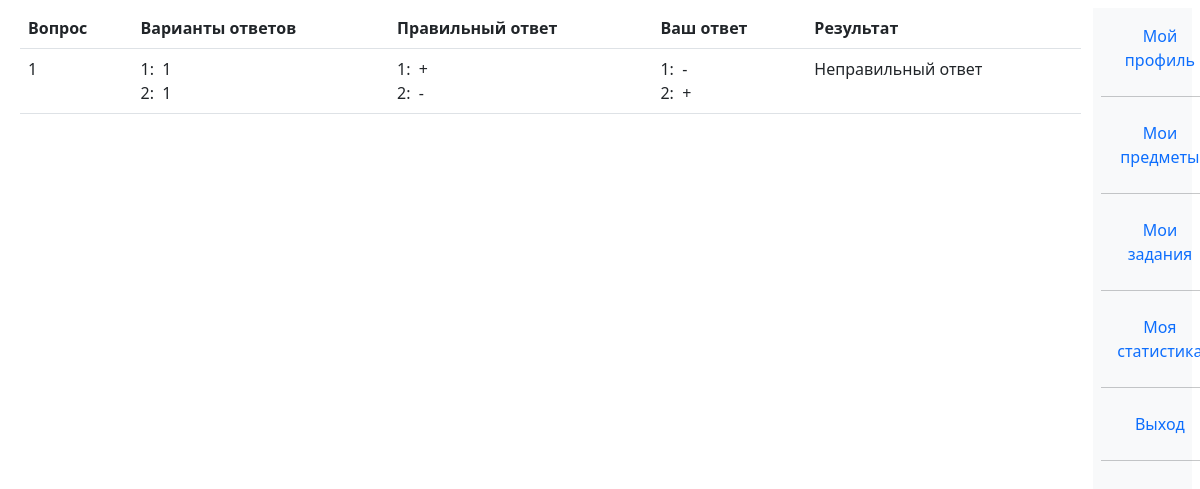
The page /test/show_result_table/10 (signed in) on the database its author committed.
### univ_app/models.py (models this page shows, shortened)
class Question(models.Model):
    question = models.TextField(default = "")
    answered_correctly = models.BooleanField(default = False)
    related_test = models.ForeignKey("Test", on_delete=models.CASCADE, null=True )
    def __str__(self):
        return self.question

class Answer(models.Model):
    answer = models.CharField(max_length=1000)
    was_chosen = models.BooleanField(default=False)
    is_right = models.BooleanField(default=False)
    related_question = models.ForeignKey("Question", on_delete=models.CASCADE, null = True)
    def __str__(self):
        return self.answer

class GivenAnswer(models.Model):
    related_answered_question = models.ForeignKey ("AnsweredQuestion", on_delete = models.CASCADE, null = True)
    checked = models.BooleanField(default = False)

class AnsweredQuestion(models.Model):
    related_taken_test = models.ForeignKey ("TakenTest", on_delete = models.CASCADE, null = True)
    related_question = models.ForeignKey ("Question", on_delete = models.CASCADE, null = True)
    correct = models.BooleanField(default = False)

### univ_app/decorators.py (the view)
        def wrapper(request, *args, **kwargs):
            group = None
            if request.user.groups.exists():
                group = request.user.groups.all()[0].name
            if group in allowed_groups:
                return view_func(request, *args, **kwargs)
            else:
                return HttpResponse("У вас нет прав доступа к этой странице")

### univ_app/templatetags/user_tags.py (called while the page is built)
@register.filter(name='has_group')
def has_group(user, group_name):
    return user.groups.filter(name=group_name).exists()

### templates/tester/take_test/show_result_table.html
{%extends "base.html"%}
{%block show_result_table%}
<table class = "table">
  <tr>
    <th>Вопрос</th>
    <th>Варианты ответов</th>
    <th>Правильный ответ</th>
    <th>Ваш ответ</th>
    <th>Результат</th>
  </tr>
  {% for zipped in all_zipped %}
  <tr>
    <td>{{zipped.0}}</td>
    <td>
      {% for ans in zipped.1%}
        {{forloop.counter}}:  {{ans}}
        <br>
      {%endfor%}
    </td>
    <td>
      {% for ans in zipped.1%}
        {{forloop.counter}}:  {{ans.is_right|yesno:"+,-, "}}
        <br>
      {%endfor%}
    </td>
    <td>
      {% for ans in zipped.2%}
        {{forloop.counter}}:  {{ans.checked|yesno:"+,-, "}}
        <br>
      {%endfor%}
    </td>
    <td>
      {{zipped.3.correct|yesno:"Правильный ответ, Неправильный ответ"}}
    </td>
  </tr>
  {% endfor %}
</table>
{%endblock%}

### univ_app/static/univ_app/css/base.css (style rules this page uses)
body { background: white; }

### templates/base.html (style rules this page uses)
body { background-color:white; }

### rows shown on the page
Question: question "1", correct "Неправильный ответ"
Answer: answer "1", is_right "+"
Answer: answer "1", is_right "-"
GivenAnswer: checked "-"
GivenAnswer: checked "+"
